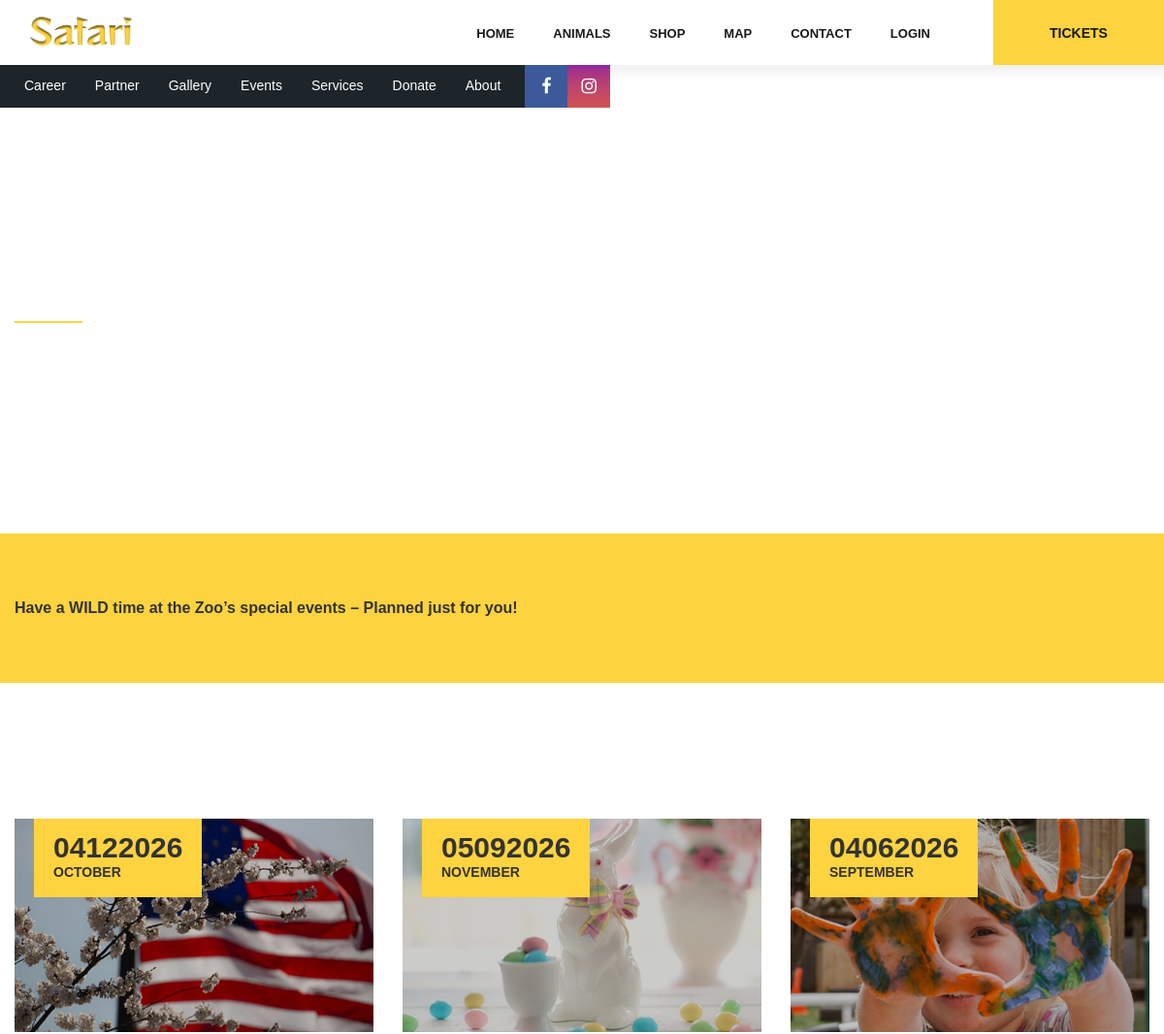
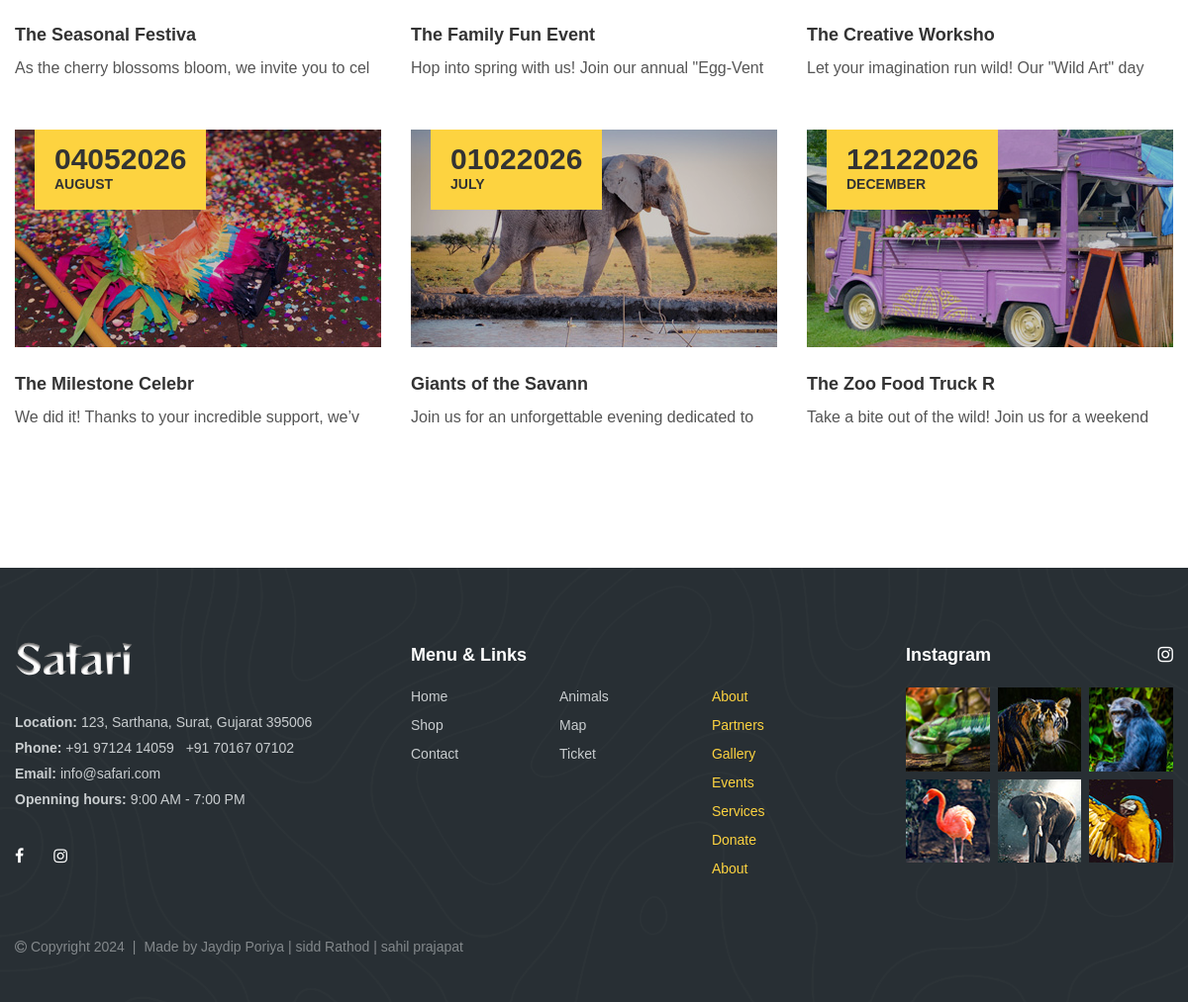
Screenshot of /events.php with the database file from the repository (2 pictures, top to bottom).
### tables this page shows
CREATE TABLE `events` (
  `id` int(11) NOT NULL,
  `title` varchar(20) NOT NULL,
  `desc` varchar(50) NOT NULL,
  `date` varchar(15) NOT NULL,
  `month` varchar(15) NOT NULL,
  `img` varchar(15) NOT NULL
);

### events.php (the view, shortened to what this page needs)
<!DOCTYPE html>
<html lang="en">
<head>
	<link rel="stylesheet" href="css/styles.min.css" />
</head>
<body>
	<div class="page-wrapper">
		<?php
		include "header.php";
		?>
		<main class="main">
			<section class="promo-primary">
				<picture>
					<source srcset="img/events.jpg" media="(min-width: 992px)" /><img class="img--bg" src="img/events.jpg" alt="img" />
				</picture>
				<div class="container">
					<div class="row">
						<div class="col-auto">
							<div class="align-container">
								<div class="align-container__item"><span class="promo-primary__pre-title">SAFARI ZOO</span>
									<h1 class="promo-primary__title"><span>Special</span> <span>Events</span></h1>
								</div>
							</div>
						</div>
					</div>
				</div>
			</section>
			<div class="cta-block">
				<div class="container">
					<div class="row align-items-center">
						<div class="col-lg-8">
							<p class="cta-block__text"><strong>Have a WILD time at the Zoo’s special events – Planned just for you!</strong></p>
						</div>
					</div>
				</div>
			</div>
			<section class="section">
				<div class="container">
					<div class="row offset-margin">
    <?php
						include "Db/dbConnection.php";
						$q1 = "SELECT * FROM `events`";
						$res = $con->query($q1);
						if ($res->num_rows > 0) {
							while ($row = $res->fetch_assoc()) {
								$id = $row['id'];
								$title = $row['title'];
								$desc = $row['desc'];
								$limited_desc = strlen($desc) > 100 ? substr($desc, 0, 100) . '...' : $desc;
								$img = $row['img'];
								$date = $row['date'];
								$month = $row['month'];
								echo '
									<div class="col-md-6 col-xl-4">
										<a class="events-item__link" href="event-details.php?id=' . $id . '">
											<div class="events-item">
												<div class="events-item__img">
													<div class="events-item__date"><span>' . $date . '</span><span>' . $month . '</span></div>
													<img class="img--bg" src="img/' . $img . '" alt="img"/>
												</div>
												<h6 class="events-item__title"><a class="events-item__link">' . $title . '</a></h6>
												<p>' . $limited_desc . '</p>
											</div>
										</a>
									</div>';
							}
						}
						?>
					</div>
				</div>
			</section>
		</main>
		<?php
		include "footer.php"
			?>
	</div>
</body>
</html>

### rows the page displays
events: date "04122026", month "OCTOBER", img (picture), title "The Seasonal Festiva", desc "As the cherry blossoms bloom, we invite you to cel"
events: date "05092026", month "NOVEMBER", img (picture), title "The Family Fun Event", desc "Hop into spring with us! Join our annual \"Egg-Vent"
events: date "04062026", month "SEPTEMBER", img (picture), title "The Creative Worksho", desc "Let your imagination run wild! Our \"Wild Art\" day"
events: date "04052026", month "AUGUST", img (picture), title "The Milestone Celebr", desc "We did it! Thanks to your incredible support, we’v"
events: date "01022026", month "JULY", img (picture), title "Giants of the Savann", desc "Join us for an unforgettable evening dedicated to"
events: date "12122026", month "DECEMBER", img (picture), title "The Zoo Food Truck R", desc "Take a bite out of the wild! Join us for a weekend"
